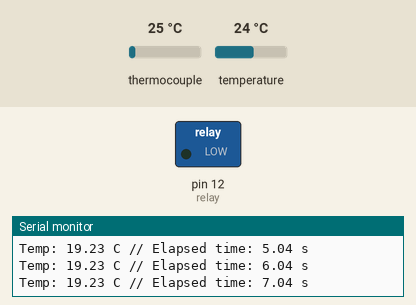
A sketch run on a simulated Arduino Uno, built with avr-gcc and run on an emulated ATmega328P. Parts: switched loads named in the sketch (green lamp = pin HIGH), the last lines printed to the serial monitor. Inputs (shaded band) come from the test bench; at power-on: thermocouple 25 °C, temperature 24 °C.

Above: at 7.9 s.
8.0 s: thermocouple set to 84 °C
At 9.1 s:
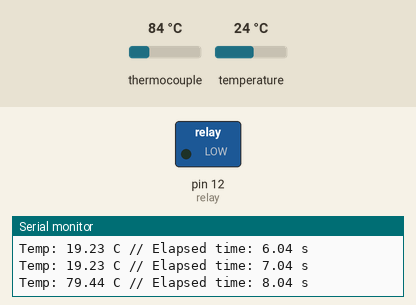
12.1 s: thermocouple set to 75 °C
At 23.0 s:
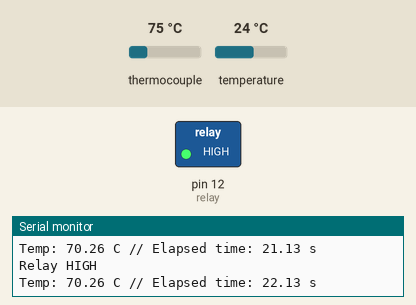
Timing chart, 0 to 33.1 s (numbered marks = the images above; inputs shaded):
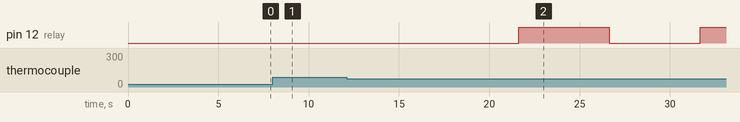

The sketch:

PID.ino
```cpp
#include <SPI.h>
#include "Adafruit_MAX31855.h"
#include "ArduPID.h"

// ******************** GLOBAL VARIABLES  ******************** //


// Temperature ranges
double T_segments[5] = {75.3571,116.1735, 156.9898, 197.8061,34.5408}; //
double t_segments[5] = {3, 3 ,3 ,3, 3 };        // minutes
double StartTime;

// SPI Thermocouple

#define MAXDO   6
#define MAXCS   7
#define MAXCLK  5
double setTemp = 0;                   // Target Temp for PID
double targetTemp = 0;                // Target Temp from loop
double currentTemp = 0;               // Current Temp
double elapsedTime = 0;        // Elapsed time since initialization
double elapsedTimeZero = millis();

Adafruit_MAX31855 thermocouple(MAXCLK, MAXCS, MAXDO);

// Relay

#define relay 12
int relay_status = 0;

// PID controll, the output is the time during which the relay will be HIGH

double p = 0.1;
double i = 0.0001666666666666667;
double d = 0.15;

int WindowSize = 10000;        // Lenght of the window used to analogize the output in milis
double WindowElapsedTime;;     // Milis elapsed in window
double WindowOnTime;           // Milis that the relay will be HIGH
double WindowElapsedTimeZero;


double setpoint=0, input, output; // Variables for PID control
ArduPID myController;

// For serial comunication

const byte numChars = 32;
char receivedChars[numChars];
char tempChars[numChars];        // temporary array for use when parsing

char messageFromPC[numChars] = {0};
int integerFromPC = 0;
float floatFromPC = 0.0;

boolean newData = false;

// ******************** SETUP ******************** //

void setup() {

  // ***** Initialize thermocouple ***** //
  Serial.begin(9600);
  while (!Serial) delay(1); // wait for Serial on Leonardo/Zero, etc
  Serial.println("MAX31855 test");
  delay(500);   // wait for MAX chip to stabilize
  Serial.print("Initializing sensor...");
  if (!thermocouple.begin()) {
    Serial.println("ERROR.");
    while (1) delay(10);
  }
  Serial.println("DONE.");

  // ***** Shut down realy ***** //
  pinMode(relay, OUTPUT);
  digitalWrite(relay, LOW);
  relay_status = 0;

  // ***** Initialize PID control ***** //
  myController.begin(&input, &output, &setpoint, p, i, d);

  // myController.reverse()               // Uncomment if controller output is "reversed"
  // myController.setSampleTime(10);      // OPTIONAL - will ensure at least 10ms have past between successful compute() calls
  myController.setOutputLimits(0, 1);
  //myController.setBias(255.0 / 2.0);
  myController.setWindUpLimits(-1000, 1000); // Groth bounds for the integral term to prevent integral wind-up

  myController.start();
  // myController.reset();               // Used for resetting the I and D terms - only use this if you know what you're doing
  // myController.stop();                // Turn off the PID controller (compute() will not do anything until start() is called)


  // ***** Initial time ***** //
  elapsedTime = 0;
  elapsedTimeZero = millis();
  WindowElapsedTime = 0;
}

// ******************** FUNCTIONS ******************** //

void check_thermomodule(){

    bool running = false;

    while (!running) {
      double internal_temp = thermocouple.readInternal();
      if (internal_temp >= 125.0){
        running = false;
        Serial.println("Thermocouple module is overheated");
        Serial.print("Internal Temperature = ");
        Serial.println(internal_temp);
        digitalWrite(relay, LOW);
        Serial.println("Relay turned off");
      }
      else if (internal_temp <= -40.0){
        running = false;
        Serial.println("Thermocouple module is overcooled");
        Serial.print("Internal Temperature = ");
        Serial.println(internal_temp);
        digitalWrite(relay, HIGH);
        Serial.println("Relay turned on");
      }
      else {
        running = true;
      }
    }
  };

void printVariables(){

  currentTemp = (thermocouple.readCelsius()-6.15)/0.98;
  elapsedTime = (millis() - elapsedTimeZero)/1000;

  Serial.print("Temp: ");
  Serial.print(currentTemp);
  Serial.print(" C");
  Serial.print(" // ");
  Serial.print("Elapsed time: ");
  Serial.print(elapsedTime);
  Serial.println(" s");

};

void receive(){

  recvWithStartEndMarkers();
  if (newData == true) {
      strcpy(tempChars, receivedChars);
          // this temporary copy is necessary to protect the original data
          //   because strtok() used in parseData() replaces the commas with \0
      parseData();
      newData = false;
  }

  setTemp = floatFromPC;

  Serial.print("Temperature set at:");
  Serial.print(setTemp);
  Serial.println("C");

};

void recvWithStartEndMarkers() {
    static boolean recvInProgress = false;
    static byte ndx = 0;
    char startMarker = '<';
    char endMarker = '>';
    char rc;

    while (Serial.available() > 0 && newData == false) {
        rc = Serial.read();

        if (recvInProgress == true) {
            if (rc != endMarker) {
                receivedChars[ndx] = rc;
                ndx++;
                if (ndx >= numChars) {
                    ndx = numChars - 1;
                }
            }
            else {
                receivedChars[ndx] = '\0'; // terminate the string
                recvInProgress = false;
                ndx = 0;
                newData = true;
            }
        }

        else if (rc == startMarker) {
            recvInProgress = true;
        }
    }
}

void parseData() { // split the data into its parts

    char * strtokIndx; // this is used by strtok() as an index

    strtokIndx = strtok(tempChars,",");      // get the first part - the string
    strcpy(messageFromPC, strtokIndx); // copy it to messageFromPC

    integerFromPC = atoi(messageFromPC);    // convert message to an integer

    floatFromPC = atof(messageFromPC);     // convert message to a float

}

void active_relay(){
  if (relay_status == 0) {
    Serial.println("Relay HIGH");
    digitalWrite(relay, HIGH);
    relay_status = 1;
  }
}

void desactive_relay(){
  if (relay_status == 1) {
    Serial.println("Relay LOW");
    digitalWrite(relay, LOW);
    relay_status = 0;
  }
}


// ******************** LOOP ******************** //

void PID(){


  // Check if temp module is ok
  check_thermomodule();

  // Read temperature and print
  printVariables();

  // Update elapsed time
  WindowElapsedTime = millis()-WindowElapsedTimeZero;

  if (WindowElapsedTime >= WindowSize){

    // ***** PID calculations ***** //

    Serial.print("PID -> ");

    input = (currentTemp);
    Serial.print("Input: ");
    Serial.print(input);

    setTemp = targetTemp;
    setpoint = (setTemp);
    Serial.print ("// Setpoint: ");
    Serial.print(setpoint);

    myController.compute();
    Serial.print(" // Output: ");
    Serial.println(output);

    WindowOnTime = output * WindowSize;   // Convert percentage to millis
    WindowElapsedTimeZero = millis();                // Start new window

  }
  else {
    if (WindowElapsedTime<=WindowOnTime){
      active_relay();       // HIGH if not
    }
    else {
      desactive_relay();    // LOW if not
    }
  }

};

void loop(){

  for (int i = 0; i < 5; i++) {
    targetTemp = T_segments[i];
    bool resetPID = true;
    Serial.print("Ramp from ");
    Serial.print(currentTemp);
    Serial.print(" to ");
    Serial.println(targetTemp);

    while (currentTemp <= targetTemp){
          if (currentTemp >= targetTemp -10.0 & resetPID){
            myController.reset(); // reset i and d therms
            resetPID = false;
            Serial.println("PID reseted");
          }
          PID();
          delay(1000);
        };

    if (currentTemp >= targetTemp){
        double segmentZeroTime = millis();
        Serial.print("Segment on");
        Serial.println(targetTemp);
        while(millis() - segmentZeroTime < t_segments[i] *60*1000){
          PID();
          delay(1000);
        };
      };
  };
};
```

Measured:
- the behaviour switches between 80 and 79 °C on thermocouple (found by bisection; images 1 and 2)
- after the input at 8.0 s, pin 12 (relay): stays LOW (without the input it goes to HIGH after 3.6 s)
- after the input at 12.1 s, pin 12 (relay): LOW → HIGH after 9.5 s, → LOW 5.0 s later, → HIGH 5.0 s later
